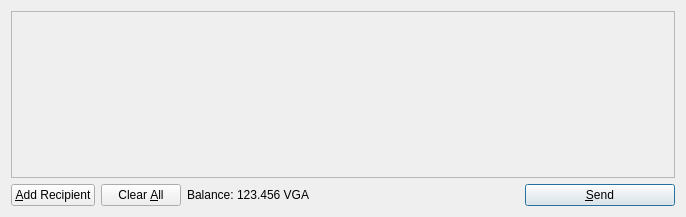
<?xml version="1.0" encoding="UTF-8"?>
<ui version="4.0">
 <class>SendCoinsDialog</class>
 <widget class="QDialog" name="SendCoinsDialog">
  <property name="geometry">
   <rect>
    <x>0</x>
    <y>0</y>
    <width>686</width>
    <height>217</height>
   </rect>
  </property>
  <property name="windowTitle">
   <string>Send Coins</string>
  </property>
  <layout class="QVBoxLayout" name="verticalLayout">
   <item>
    <widget class="QScrollArea" name="scrollArea">
     <property name="widgetResizable">
      <bool>true</bool>
     </property>
     <widget class="QWidget" name="scrollAreaWidgetContents">
      <property name="geometry">
       <rect>
        <x>0</x>
        <y>0</y>
        <width>666</width>
        <height>165</height>
       </rect>
      </property>
      <layout class="QVBoxLayout" name="verticalLayout_2">
       <property name="margin">
        <number>0</number>
       </property>
       <item>
        <layout class="QVBoxLayout" name="entries">
         <property name="spacing">
          <number>6</number>
         </property>
        </layout>
       </item>
       <item>
        <spacer name="verticalSpacer">
         <property name="orientation">
          <enum>Qt::Vertical</enum>
         </property>
         <property name="sizeHint" stdset="0">
          <size>
           <width>20</width>
           <height>40</height>
          </size>
         </property>
        </spacer>
       </item>
      </layout>
     </widget>
    </widget>
   </item>
   <item>
    <layout class="QHBoxLayout" name="horizontalLayout">
     <item>
      <widget class="QPushButton" name="addButton">
       <property name="toolTip">
        <string>Send to multiple recipients at once</string>
       </property>
       <property name="text">
        <string>&amp;Add Recipient</string>
       </property>
       <property name="icon">
        <iconset resource="../bitcoin.qrc">
         <normaloff>:/icons/add</normaloff>:/icons/add</iconset>
       </property>
       <property name="autoDefault">
        <bool>false</bool>
       </property>
      </widget>
     </item>
     <item>
      <widget class="QPushButton" name="clearButton">
       <property name="sizePolicy">
        <sizepolicy hsizetype="Minimum" vsizetype="Fixed">
         <horstretch>0</horstretch>
         <verstretch>0</verstretch>
        </sizepolicy>
       </property>
       <property name="toolTip">
        <string>Remove all transaction fields</string>
       </property>
       <property name="text">
        <string>Clear &amp;All</string>
       </property>
       <property name="icon">
        <iconset resource="../bitcoin.qrc">
         <normaloff>:/icons/remove</normaloff>:/icons/remove</iconset>
       </property>
       <property name="autoRepeatDelay">
        <number>300</number>
       </property>
       <property name="autoDefault">
        <bool>false</bool>
       </property>
      </widget>
     </item>
     <item>
      <layout class="QHBoxLayout" name="horizontalLayout_2">
       <property name="spacing">
        <number>3</number>
       </property>
       <item>
        <widget class="QLabel" name="label">
         <property name="text">
          <string>Balance:</string>
         </property>
        </widget>
       </item>
       <item>
        <widget class="QLabel" name="labelBalance">
         <property name="cursor">
          <cursorShape>IBeamCursor</cursorShape>
         </property>
         <property name="text">
          <string>123.456 VGA</string>
         </property>
         <property name="textInteractionFlags">
          <set>Qt::LinksAccessibleByMouse|Qt::TextSelectableByKeyboard|Qt::TextSelectableByMouse</set>
         </property>
        </widget>
       </item>
      </layout>
     </item>
     <item>
      <spacer name="horizontalSpacer">
       <property name="orientation">
        <enum>Qt::Horizontal</enum>
       </property>
       <property name="sizeHint" stdset="0">
        <size>
         <width>40</width>
         <height>20</height>
        </size>
       </property>
      </spacer>
     </item>
     <item>
      <widget class="QPushButton" name="sendButton">
       <property name="minimumSize">
        <size>
         <width>150</width>
         <height>0</height>
        </size>
       </property>
       <property name="toolTip">
        <string>Confirm the send action</string>
       </property>
       <property name="text">
        <string>&amp;Send</string>
       </property>
       <property name="icon">
        <iconset resource="../bitcoin.qrc">
         <normaloff>:/icons/send</normaloff>:/icons/send</iconset>
       </property>
       <property name="default">
        <bool>true</bool>
       </property>
      </widget>
     </item>
    </layout>
   </item>
  </layout>
 </widget>
 <resources>
  <include location="../bitcoin.qrc"/>
 </resources>
 <connections/>
</ui>
